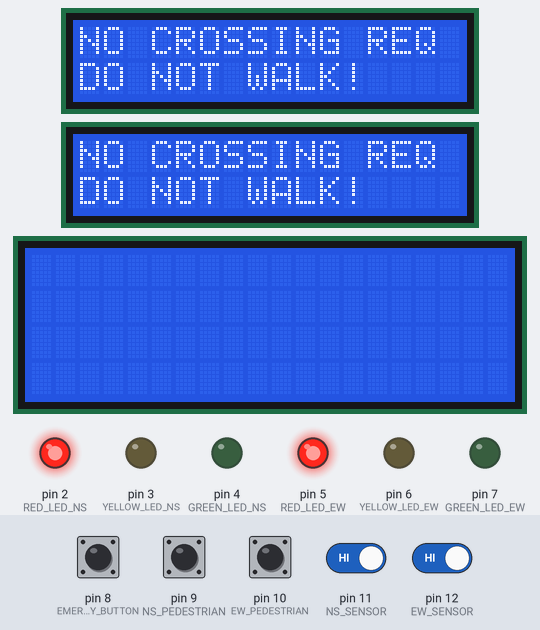
Simulated run of this sketch. Board: Arduino Mega 2560, built with avr-gcc and run on an emulated ATmega2560. Parts: 2 × 16×2 character LCD, 20×4 character LCD, output pins drawn as LEDs (lit = HIGH). Inputs (shaded band) come from the test bench; at power-on: pin 8 (EMERGENCY_BUTTON), pin 9 (NS_PEDESTRIAN), pin 10 (EW_PEDESTRIAN), pin 11 (NS_SENSOR), pin 12 (EW_SENSOR) HIGH.

Above: at 1.5 s.
1.6 s: pin 9 (NS_PEDESTRIAN) pulled LOW for 1 s
At 2.9 s:
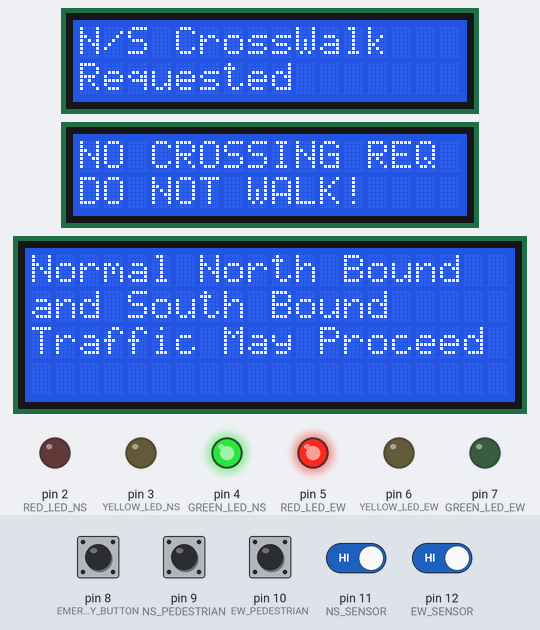
4.1 s: pin 10 (EW_PEDESTRIAN) pulled LOW for 0.15 s
At 4.6 s:
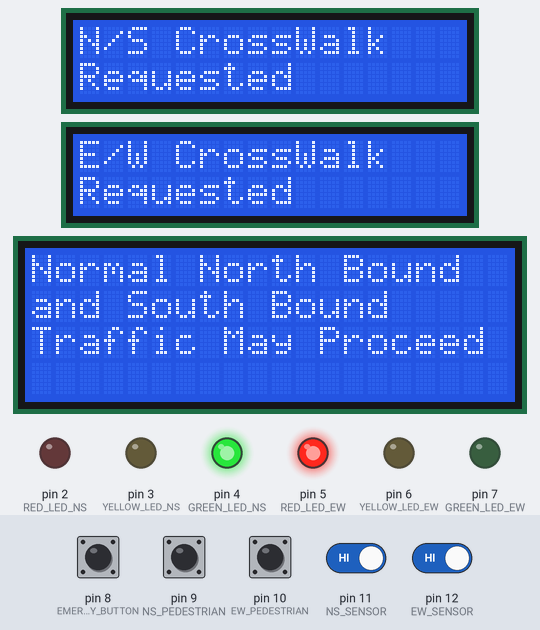
10.2 s: pin 12 (EW_SENSOR) driven LOW
At 12.2 s:
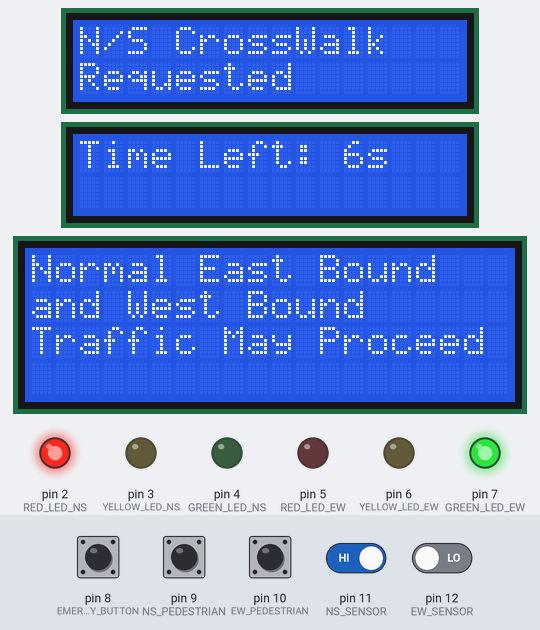
Timing chart, 0 to 22.9 s (numbered marks = the images above; inputs shaded):
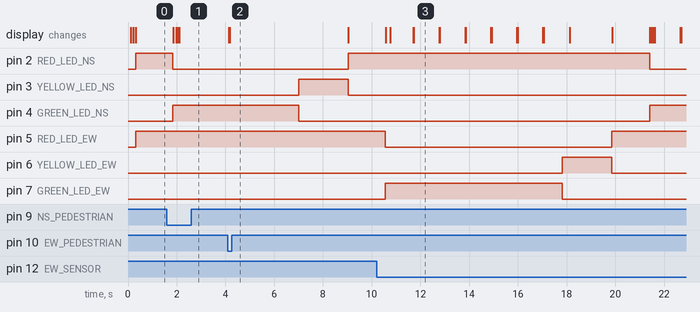

The sketch:

Traffic_Light_MOSTUPDATED.ino
```cpp
/*
 * Written by ECE students at the University of Houston
 * In this code, FreeRTOS tasks are implemented using semaphores.
 * This code mimicks a real life 4 way intersection with priority traffic for emergency vehicles, displaying a count down timer and notifying vehicles when it is safe to continue driving.
 * Furthermore, this code implements the ability for pedestrian traffic requests, in both directions (N/S and E/W) through task scheduling utilizing pushbuttons.
 * This task, when ran, also displays a countdown timer notifiying the pedestrian of the remaining time to cross before traffic begins to flow once again.
 */


#include <Arduino_FreeRTOS.h>
#include <task.h>
#include <semphr.h>
#include <Wire.h>
#include <LiquidCrystal_I2C.h>

// Define the GPIO pins for the traffic light LEDs
const int RED_LED_NS = 2;
const int YELLOW_LED_NS = 3;
const int GREEN_LED_NS = 4;
const int RED_LED_EW = 5;
const int YELLOW_LED_EW = 6;
const int GREEN_LED_EW = 7;
const int EMERGENCY_BUTTON = 8;
const int NS_PEDESTRIAN = 9;
const int EW_PEDESTRIAN = 10;
const int NS_SENSOR = 11;
const int EW_SENSOR = 12;
const int EMERGENCY_BUZZER = 29;

// Time durations for each traffic light stage in milliseconds
const int RED_DURATION = 5000;
const int YELLOW_DURATION = 2000;
const int GREEN_DURATION = 5000;
// Initialize variables
unsigned long emergencybutton = 1;
unsigned long NSwalk = 1;
unsigned long EWwalk = 1;
unsigned long nstrafficsensor = 1;
unsigned long ewtrafficsensor = 1;
unsigned long emergencystop = 1;
unsigned long emergencyactive = 0;

int flashcounter; //counter for red_led_blink
int displaycounter = 4; //the counter for display

//intialize semaphores
SemaphoreHandle_t semaphore1, semaphore3, semaphore4, nspedbutton, ewpedbutton, nssensor, ewsensor, nsdisdelay, ewdisdelay;

//intialize LCD displays
LiquidCrystal_I2C NSPed(0x23, 16, 2);
LiquidCrystal_I2C EWPed(0x27, 16, 2);
LiquidCrystal_I2C LCD(0x3F, 20, 4);

void setup()
{
  // Initialize the traffic light pins as output
  pinMode(RED_LED_NS, OUTPUT);
  pinMode(YELLOW_LED_NS, OUTPUT);
  pinMode(GREEN_LED_NS, OUTPUT);
  pinMode(RED_LED_EW, OUTPUT);
  pinMode(YELLOW_LED_EW, OUTPUT);
  pinMode(GREEN_LED_EW, OUTPUT);

  //increase clockrate for display
  Wire.setClock(400000L);

  //intialize buttons with pull up resistors
  pinMode(EMERGENCY_BUTTON, INPUT); //button for emergency vehicle task
  pinMode(EMERGENCY_BUTTON, INPUT_PULLUP);

  pinMode(NS_PEDESTRIAN, INPUT); //button for pedestrian walking n/s
  pinMode(NS_PEDESTRIAN, INPUT_PULLUP);

  pinMode(EW_PEDESTRIAN, INPUT); //button for pedestrian walking e/w
  pinMode(EW_PEDESTRIAN, INPUT_PULLUP);

  pinMode(NS_SENSOR, INPUT); //button for when there's heavy traffic on n/s
  pinMode(NS_SENSOR, INPUT_PULLUP);

  pinMode(EW_SENSOR, INPUT); //button for when there's heavy traffic on e/w
  pinMode(EW_SENSOR, INPUT_PULLUP);

//Create the binary semaphores
semaphore1 = xSemaphoreCreateBinary(); //signal to know which led task to happen
semaphore3 = xSemaphoreCreateBinary(); //signal to active pedestiran walk n/s
semaphore4 = xSemaphoreCreateBinary(); //signal to active pedestrian walk e/w
nspedbutton = xSemaphoreCreateBinary(); //signal to let traffic light system know pedestiran walking n/s is happening
ewpedbutton = xSemaphoreCreateBinary(); //signal to let traffic light system know pedestiran walking n/s is happening
nssensor = xSemaphoreCreateBinary(); // signal for when there's heavy traffic on n/s road
ewsensor = xSemaphoreCreateBinary(); // signal for when there's heavy traffic on e/w road
nsdisdelay = xSemaphoreCreateBinary(); //signal for display delay on n/s pedestrian walk
ewdisdelay = xSemaphoreCreateBinary(); //signal for dipslay delay on e/w pedestiran walk


  // Create FreeRTOS tasks
  xTaskCreate(Trafficlights, "Traffic Lights", 128, NULL, 1, NULL); //task for activating leds for traffic light
  xTaskCreate(emergencyvehicleTask, "Emergency Vehicle", 128, NULL, 2, NULL); // task for activating traffic light leds for emergency vehicle
  xTaskCreate(PedestrianWalkingNS, "Traffic Light NS", 128, NULL, 1, NULL); //task for activing walking display for n/s direction
  xTaskCreate(PedestrianWalkingEW, "Traffic Light EW", 128, NULL, 1, NULL); //task for activing walking display for e/w direction
  xTaskCreate(NSsensor, "Sensor for NS", 128, NULL, 1, NULL); //button for telling if there's heavy traffic on n/s
  xTaskCreate(EWsensor, "Sensor for EW", 128, NULL, 1, NULL); //button for telling if there's heavy traffic on e/w


  //intializing display for n/s direction
  NSPed.begin();
  NSPed.backlight();
  NSPed.setCursor(0, 0);
  NSPed.print("NO CROSSING REQ");
  NSPed.setCursor(0,1);
  NSPed.print("DO NOT WALK!");

  //intializing display for e/w direction
  EWPed.begin();
  EWPed.backlight();
  EWPed.setCursor(0, 0);
  EWPed.print("NO CROSSING REQ");
  EWPed.setCursor(0,1);
  EWPed.print("DO NOT WALK!");

  LCD.begin();
  LCD.backlight();


  //starts the code by giving the semaphore to the traffic light task
  xSemaphoreGive(semaphore1);
}

void loop()
{
  // No code is required here, as the tasks are managed by FreeRTOS
}

void Trafficlights(void *pvParameters)
{
  for (;;) //for loop to keep the task keep going
  {

    if(xSemaphoreTake(semaphore1, portMAX_DELAY)== pdPASS){ //takes semaphore1 to activate task
    LCD.clear();
    //first the red led for both directions needs to be red throughout this loop
    digitalWrite(RED_LED_NS,HIGH);
    digitalWrite(RED_LED_EW,HIGH);

    //delay for red led lights
    vTaskDelay(pdMS_TO_TICKS(1500));

    //turn off red led for n/s
    digitalWrite(RED_LED_NS,LOW);

    //if loop to see if the pedestrian for n/s has been activated
    if(xSemaphoreTake(nspedbutton, 0)==pdPASS){
     if(xSemaphoreTake(nsdisdelay,0)==pdPASS){ //if loop to see if the green light is longer due to heavy traffic
    displaycounter = 6;
    }
    else{
      displaycounter = 4;
    }
    xSemaphoreGive(semaphore3); //give semaphore to pedestiran walk n/s to activate
    }
    xSemaphoreTake(nsdisdelay,0); //takes the nsdisdelay semaphore incase the nspedbutton isn't activate

    //turn on green led for n/s
    digitalWrite(GREEN_LED_NS,HIGH);

    LCD.clear();
    LCD.print("Normal North Bound");
    LCD.setCursor(0,1);
    LCD.print("and South Bound");
    LCD.setCursor(0,2);
    LCD.print("Traffic May Proceed");

    if(xSemaphoreTake(nssensor, 0)==pdPASS){ //if there's longer traffic, make green light longer

      vTaskDelay(pdMS_TO_TICKS(2000));
    }
    //green light delay
    vTaskDelay(pdMS_TO_TICKS(GREEN_DURATION));

    //turn off green led for n/s
    digitalWrite(GREEN_LED_NS,LOW);

    //turn on yellow led for n/s
    digitalWrite(YELLOW_LED_NS,HIGH);

    //yellow light delay
    vTaskDelay(pdMS_TO_TICKS(YELLOW_DURATION));

    //turn off yellow led for n/s
    digitalWrite(YELLOW_LED_NS,LOW);

    //turn on red led for n/s
    digitalWrite(RED_LED_NS,HIGH);

    xSemaphoreGive(semaphore1);//give semaphore1 to determine next led lights
    }
    // START OF E/W Traffic Light TASK FOR LEDS

    if(xSemaphoreTake(semaphore1, portMAX_DELAY)== pdPASS){//takes semaphore1 to activate e/w led
    LCD.clear();
    //turn on red led lights for both intersections
    digitalWrite(RED_LED_NS,HIGH);
    digitalWrite(RED_LED_EW,HIGH);

    //delay red lights
    vTaskDelay(pdMS_TO_TICKS(1500));

    //turn off red led for e/w
    digitalWrite(RED_LED_EW,LOW);

    //if loop to see if the pedestrian for n/s has been activated
    if(xSemaphoreTake(ewpedbutton, 0)==pdPASS){
    if(xSemaphoreTake(ewdisdelay,0)==pdPASS){ // if loop to check if display needs a delay
    displaycounter = 6;
    }
    else{
      displaycounter = 4;
    }
    xSemaphoreGive(semaphore4);  //give semaphore to pedestiran walk n/s to activate
    }
    xSemaphoreTake(ewdisdelay,0);//takes the ewdisdelay semaphore incase the nspedbutton isn't activate


    //turn on green led for e/w
    digitalWrite(GREEN_LED_EW,HIGH);

    LCD.clear();
    LCD.print("Normal East Bound");
    LCD.setCursor(0,1);
    LCD.print("and West Bound");
    LCD.setCursor(0,2);
    LCD.print("Traffic May Proceed");

    if(xSemaphoreTake(ewsensor, 0)==pdPASS){

      vTaskDelay(pdMS_TO_TICKS(2000));
    }

    //delay for green led light
    vTaskDelay(pdMS_TO_TICKS(GREEN_DURATION));

    //turn off green led for e/w
    digitalWrite(GREEN_LED_EW,LOW);

    //turn on yellow led for e/w
    digitalWrite(YELLOW_LED_EW,HIGH);

    //delay for yellow led light
    vTaskDelay(pdMS_TO_TICKS(YELLOW_DURATION));

    //turn off yellow led for e/w
    digitalWrite(YELLOW_LED_EW,LOW);

    //turn on red led light
    digitalWrite(RED_LED_EW,HIGH);

    xSemaphoreGive(semaphore1); //give semaphore1 to determine which leds to continue next
    }


  }
}


void emergencyvehicleTask(void *pvParameters){

    vTaskDelay(pdMS_TO_TICKS(5000)); //delay to allow for other tasks to happen
    for(;;){ //for loop to to make the task keep going
    emergencybutton = digitalRead(EMERGENCY_BUTTON); //read in the value of the emergency button
    if(emergencybutton == LOW){ //if loop to check if the button is pressed
        xSemaphoreTake(semaphore1,portMAX_DELAY);  //waits for semaphore 1 to be avaiable from the traffic light task
    tone(EMERGENCY_BUZZER,650);
    Blink_Red_Leds(); //blink red leds
    Turn_Red_Leds_on(); //turn leds back on to red
    noTone(EMERGENCY_BUZZER);
    tone(EMERGENCY_BUZZER,900);
    noTone(EMERGENCY_BUZZER);
    xSemaphoreGive(semaphore1);//gives back semaphore1 so another led task can start
    }
     vTaskDelay(10); //prevents issues
    }
}


void Turn_Red_Leds_on(){
  //turning off all leds
  digitalWrite(RED_LED_NS,LOW);
  digitalWrite(YELLOW_LED_NS,LOW);
  digitalWrite(GREEN_LED_NS,LOW);
  digitalWrite(RED_LED_EW,LOW);
  digitalWrite(YELLOW_LED_EW,LOW);
  digitalWrite(GREEN_LED_EW,LOW);

  //turning on only red lights
  digitalWrite(RED_LED_NS,HIGH);
  digitalWrite(RED_LED_EW,HIGH);

}
void Turn_Leds_Off(){
    //turning off all leds
  digitalWrite(RED_LED_NS,LOW);
  digitalWrite(YELLOW_LED_NS,LOW);
  digitalWrite(GREEN_LED_NS,LOW);
  digitalWrite(RED_LED_EW,LOW);
  digitalWrite(YELLOW_LED_EW,LOW);
  digitalWrite(GREEN_LED_EW,LOW);
}

void Blink_Red_Leds(){
  // blink only red lights
  flashcounter = 0;
  int timer = 6;
  LCD.clear();
  LCD.print("Emergency Vehicle");
  LCD.setCursor(0,1); // prints it on second line
  LCD.print("Priority Traffic");
  LCD.setCursor(0,2);// prints it on third line
  LCD.print("ALL OTHER TRAFFIC");
  LCD.setCursor(0,3); //prints it on fourth and final line
  LCD.print("MUST YIELD! TIME:");
  LCD.display();
  while(flashcounter < 6 ){
  digitalWrite(RED_LED_NS,HIGH);
  digitalWrite(RED_LED_EW,HIGH);
  vTaskDelay(pdMS_TO_TICKS(500));
  digitalWrite(RED_LED_NS,LOW);
  digitalWrite(RED_LED_EW,LOW);
  vTaskDelay(pdMS_TO_TICKS(500));
  flashcounter++;
  timer--;
  LCD.setCursor(19,3);
  LCD.print(timer);
  }
}

void PedestrianWalkingEW(void *pvParameters){

  vTaskDelay(pdMS_TO_TICKS(2000)); //delay to allow proper synchornization
  for(;;){ //for loop to keep task going
    EWwalk = digitalRead(EW_PEDESTRIAN);  //read value from pedestrian push button for ew
 if(EWwalk== LOW ){ //if loop to check if button is pushed for pedestrian button for ew
   xSemaphoreGive(ewpedbutton); //notify the traffic light task that it is ready to use pedestrian task ew
   //once button is pressed, display notifies you that the button has been pressed and ur request is pending
    EWPed.clear();
    EWPed.setCursor(0,0);
    EWPed.print("E/W CrossWalk");
    EWPed.setCursor(0,1);
    EWPed.print("Requested");
 if(xSemaphoreTake(semaphore4, portMAX_DELAY)==pdPASS){ //waiting signal to know if green light is active
    EWPed.clear(); //clear display
    EWPed.setCursor(0,0);
    EWPed.print("East/West May"); //let pedestiran know to go
    EWPed.setCursor(0,1);
    EWPed.print("Start Walking");
    vTaskDelay(pdMS_TO_TICKS(1000)); //delay before next count
    for (int i = displaycounter; i >= 1; i--) { //loop to count down for the display
      EWPed.clear();
      EWPed.setCursor(0,0);
      EWPed.print("Time Left: ");
      EWPed.setCursor(11,0);
      EWPed.print(i);
      EWPed.setCursor(12,0);
      EWPed.print("s");
      vTaskDelay(pdMS_TO_TICKS(1000)); // Wait for 1 second
   }
   EWPed.clear();  //clear display
   EWPed.setCursor(0,0);
   EWPed.print("NO CROSSING REQ");
   EWPed.setCursor(0,1);
   EWPed.print("DO NOT WALK!");
 }
 }
  }
}
void PedestrianWalkingNS(void *pvParameters){
  vTaskDelay(pdMS_TO_TICKS(2000)); //delay to allow proper synchornization
  for(;;){ //for loop to keep task going
    NSwalk = digitalRead(NS_PEDESTRIAN); //read value from pedestrian push button for ns
  if(NSwalk == LOW){ //if loop to check if button is pushed for pedestrian button for ns
    xSemaphoreGive(nspedbutton); //notify the traffic light task that is ready to use pedestrian task ns
    //once button is pressed, display notifies you that the button has been pressed and ur request is pending
    NSPed.clear();
    NSPed.setCursor(0,0);
    NSPed.print("N/S CrossWalk");
    NSPed.setCursor(0,1);
    NSPed.print("Requested");
   if(xSemaphoreTake(semaphore3, portMAX_DELAY)==pdPASS){//waiting signal to know if green light is active
    NSPed.clear(); //clear display
    NSPed.setCursor(0,0);
    NSPed.print("North/South May"); //let pedestiran know to go
    NSPed.setCursor(0,1);
    NSPed.print("Start Walking");
   vTaskDelay(pdMS_TO_TICKS(1000));  //dleay before next count
      for (int i = displaycounter; i >= 1; i--) {//loop to count down for the display
      NSPed.clear();
      NSPed.setCursor(0,0);
      NSPed.print("Time Left: ");
      NSPed.setCursor(11,0);
      NSPed.print(i);
      NSPed.setCursor(12,0);
      NSPed.print("s");
      vTaskDelay(pdMS_TO_TICKS(1000)); // Wait for 1 second
   }
   NSPed.clear(); //clear display
   NSPed.setCursor(0, 0);
   NSPed.print("NO CROSSING REQ");
   NSPed.setCursor(0,1);
   NSPed.print("DO NOT WALK!");
   }
 }
  }
}
void NSsensor(void *pvParameters){
  for(;;){
  nstrafficsensor = digitalRead(NS_SENSOR); //reading the value of the nssensor
  if(nstrafficsensor == 0){ //checks if nssensor is pushed
    xSemaphoreGive(nssensor); //lets the traffic light task know there is delay for green light ns
    xSemaphoreGive(nsdisdelay); //adds the delay to the display for ns
  }
  }
}
void EWsensor(void *pvParameters){
    for(;;){
  ewtrafficsensor = digitalRead(EW_SENSOR);//reading the value of the nssensor
  if(ewtrafficsensor == 0){  //checks if ewsensor is pushed
    xSemaphoreGive(ewsensor); //lets the traffic light task know there is delay for green light ew
    xSemaphoreGive(ewdisdelay); //adds the delay for the display for ew
  }
  }
}
```

Measured:
- after the input at 1.6 s, the display: first differs from a run without the input after 0.46 s (image 1 shows a later state)
- after the input at 4.1 s, the display: first changes at once (image 2 shows a later state)
- after the input at 10.2 s, pin 2 (RED_LED_NS): HIGH → LOW after 11.2 s instead of 9.2 s; pin 4 (GREEN_LED_NS): LOW → HIGH after 11.2 s instead of 9.2 s
